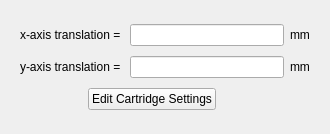
<?xml version="1.0" encoding="UTF-8"?>
<ui version="4.0">
 <class>thermoCellHolderSettings</class>
 <widget class="QWidget" name="thermoCellHolderSettings">
  <property name="geometry">
   <rect>
    <x>0</x>
    <y>0</y>
    <width>330</width>
    <height>134</height>
   </rect>
  </property>
  <property name="windowTitle">
   <string>Form</string>
  </property>
  <layout class="QGridLayout" name="gridLayout_2">
   <item row="0" column="0">
    <widget class="QFrame" name="holderFrame">
     <property name="frameShape">
      <enum>QFrame::NoFrame</enum>
     </property>
     <property name="frameShadow">
      <enum>QFrame::Raised</enum>
     </property>
     <layout class="QGridLayout" name="gridLayout">
      <item row="0" column="0">
       <widget class="QLabel" name="xTransLabel">
        <property name="text">
         <string>x-axis translation = </string>
        </property>
       </widget>
      </item>
      <item row="0" column="1">
       <widget class="QLineEdit" name="xTrans"/>
      </item>
      <item row="0" column="2">
       <widget class="QLabel" name="label">
        <property name="text">
         <string>mm</string>
        </property>
       </widget>
      </item>
      <item row="1" column="0">
       <widget class="QLabel" name="yTransLabel">
        <property name="text">
         <string>y-axis translation = </string>
        </property>
       </widget>
      </item>
      <item row="1" column="1">
       <widget class="QLineEdit" name="yTrans"/>
      </item>
      <item row="1" column="2">
       <widget class="QLabel" name="label2">
        <property name="text">
         <string>mm</string>
        </property>
       </widget>
      </item>
      <item row="2" column="0" colspan="2" alignment="Qt::AlignHCenter">
       <widget class="QPushButton" name="cartridgeSettings">
        <property name="text">
         <string>Edit Cartridge Settings</string>
        </property>
       </widget>
      </item>
     </layout>
    </widget>
   </item>
  </layout>
 </widget>
 <resources/>
 <connections/>
</ui>
